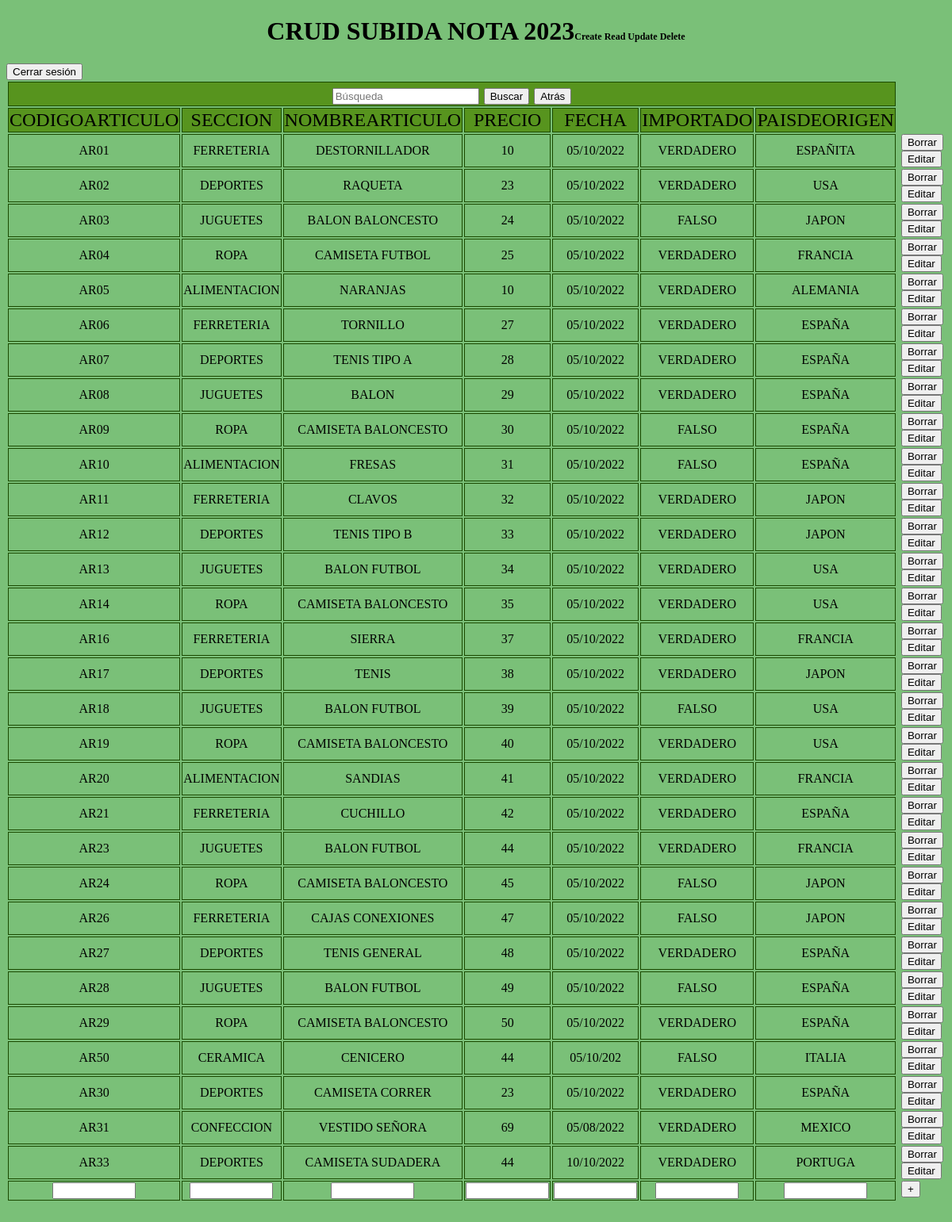
Page / (signed in) on the committed database.
### tables this page shows
CREATE TABLE `productos` (
  `CODIGOARTICULO` varchar(4) DEFAULT NULL,
  `SECCION` varchar(12) DEFAULT NULL,
  `NOMBREARTICULO` varchar(19) DEFAULT NULL,
  `PRECIO` int(2) DEFAULT NULL,
  `FECHA` varchar(10) DEFAULT NULL,
  `IMPORTADO` varchar(9) DEFAULT NULL,
  `PAISDEORIGEN` varchar(10) DEFAULT NULL,
  `FOTO` varchar(10) DEFAULT NULL
);

### index.php (the view, shortened to what this page needs)
<!doctype html>
<html lang="es_es">
<head>
  <link rel="stylesheet" type="text/css" href="hoja.css">
  <link rel="stylesheet" href="https://cdnjs.cloudflare.com/ajax/libs/font-awesome/4.7.0/css/font-awesome.min.css%22%3E">
</head>
<body>
  <?php
  include('conexion.php');
  $conexion = $base->query("SELECT * FROM productos");
  $registros = $conexion->fetchAll(PDO::FETCH_OBJ);
  if (isset($_POST["submit"]) && !empty($_POST["busqueda"])) {
    $codigoarticulo = "%" . $_POST["busqueda"] . "%";
    $seccion = "%" . $_POST["busqueda"] . "%";
    $nombrearticulo = "%" . $_POST["busqueda"] . "%";
    $precio = "%" . $_POST["busqueda"] . "%";
    $fecha = "%" . $_POST["busqueda"] . "%";
    $importado = "%" . $_POST["busqueda"] . "%";
    $paisdeorigen = "%" . $_POST["busqueda"] . "%";
    $conexion = $base->prepare("SELECT * FROM productos WHERE CODIGOARTICULO LIKE :codArt or SECCION LIKE :seccion or NOMBREARTICULO LIKE :nomArt or PRECIO LIKE :precio or FECHA LIKE :fecha or IMPORTADO LIKE :importado or PAISDEORIGEN LIKE :paisOri");
    $conexion->execute(array(":codArt" => $codigoarticulo, ":seccion" => $seccion, ":nomArt" => $nombrearticulo, ":precio" => $precio, ":fecha" => $fecha, ":importado" => $importado, ":paisOri" => $paisdeorigen));
    $registros = $conexion->fetchAll(PDO::FETCH_OBJ);
  } else {
    $conexion = $base->query("SELECT * FROM productos");
    $registros = $conexion->fetchAll(PDO::FETCH_OBJ);
  }
  ?>
  <h1>CRUD SUBIDA NOTA 2023<span class="subtitulo">Create Read Update Delete</span></h1>
  <a href="cerrar.php"><button>Cerrar sesión</button></a>
  <form action="<?php echo $_SERVER['PHP_SELF']; ?>" method="post">
    <table width="50%" border="0" align="center">
      <tr>
        <td colspan="7" class="primera_fila">
          <form action="<?php echo $_SERVER['PHP_SELF']; ?>" method="post">
            <input type="text" name="busqueda" placeholder="Búsqueda">
            <input type="submit" name="submit" value="Buscar">
            <a href="index.php"><button>Atrás</button></a>
          </form>
        </td>
      </tr>
      <tr>
        <td class="primera_fila">CODIGOARTICULO</td>
        <td class="primera_fila">SECCION</td>
        <td class="primera_fila">NOMBREARTICULO</td>
        <td class="primera_fila">PRECIO</td>
        <td class="primera_fila">FECHA</td>
        <td class="primera_fila">IMPORTADO</td>
        <td class="primera_fila">PAISDEORIGEN</td>
      </tr>
      <?php
      foreach ($registros as $articulo): ?>
      <tr>
        <td>
          <?php echo $articulo->CODIGOARTICULO ?>
        </td>
        <td>
          <?php echo $articulo->SECCION ?>
        </td>
        <td>
          <?php echo $articulo->NOMBREARTICULO ?>
        </td>
        <td>
          <?php echo $articulo->PRECIO ?>
        </td>
        <td>
          <?php echo $articulo->FECHA ?>
        </td>
        <td>
          <?php echo $articulo->IMPORTADO ?>
        </td>
        <td>
          <?php echo $articulo->PAISDEORIGEN ?>
        </td>
        <td class="bot"><a href="borrar.php?CODIGOARTICULO=<?php echo $articulo->CODIGOARTICULO ?>"><input type='button' name='del' id='del'
              value='Borrar'></a></td>
        <td class='bot'><a
            href="editar.php?CODIGOARTICULO=<?php echo $articulo->CODIGOARTICULO ?> & SECCION=<?php echo $articulo->SECCION ?> & NOMBREARTICULO=<?php echo $articulo->NOMBREARTICULO?> & PRECIO=<?php echo $articulo->PRECIO ?>& FECHA=<?php echo  $articulo->FECHA ?> & IMPORTADO=<?php echo $articulo->IMPORTADO ?> & PAISDEORIGEN=<?php echo $articulo->PAISDEORIGEN ?>"><input
              type='button' name='up' id='up' value='Editar'></a></td>
      </tr>
      <?php
      endforeach;
      ?>
      <tr>
        <td><input type='text' name='CODIGOARTICULO' size='10' class='centrado'></td>
        <td><input type='text' name='SECCION' size='10' class='centrado'></td>
        <td><input type='text' name='NOMBREARTICULO' size='10' class='centrado'></td>
        <td><input type='text' name='PRECIO' size='10' class='centrado'></td>
        <td><input type='text' name=' FECHA' size='10' class='centrado'></td>
        <td><input type='text' name=' IMPORTADO' size='10' class='centrado'></td>
        <td><input type='text' name=' PAISDEORIGEN' size='10' class='centrado'></td>
        <td class='bot'><input type='submit' name='cr' id='cr' value='+'></td>
      </tr>
    </table>
    <p>&nbsp;</p>
</body>
</html>

### hoja.css (style rules this page uses)
h1 { text-align:center; }
.subtitulo { font-size:12px; }
body { background-color:rgb(122, 192, 120); }
table td { text-align:center; border: 1px #1a4a00 solid; }
table .bot { padding:0 5px; display:inline; border:0; }
table .primera_fila { font-size:1.5em; background-color:rgb(87, 148, 30); }

### rows in the picture
productos: CODIGOARTICULO "AR01", SECCION "FERRETERIA", NOMBREARTICULO "DESTORNILLADOR", PRECIO "10", FECHA "05/10/2022", IMPORTADO "VERDADERO", PAISDEORIGEN "ESPAÑITA"
productos: CODIGOARTICULO "AR02", SECCION "DEPORTES", NOMBREARTICULO "RAQUETA", PRECIO "23", FECHA "05/10/2022", IMPORTADO "VERDADERO", PAISDEORIGEN "USA"
productos: CODIGOARTICULO "AR03", SECCION "JUGUETES", NOMBREARTICULO "BALON BALONCESTO", PRECIO "24", FECHA "05/10/2022", IMPORTADO "FALSO", PAISDEORIGEN "JAPON"
productos: CODIGOARTICULO "AR04", SECCION "ROPA", NOMBREARTICULO "CAMISETA FUTBOL", PRECIO "25", FECHA "05/10/2022", IMPORTADO "VERDADERO", PAISDEORIGEN "FRANCIA"
productos: CODIGOARTICULO "AR05", SECCION "ALIMENTACION", NOMBREARTICULO "NARANJAS", PRECIO "10", FECHA "05/10/2022", IMPORTADO "VERDADERO", PAISDEORIGEN "ALEMANIA"
productos: CODIGOARTICULO "AR06", SECCION "FERRETERIA", NOMBREARTICULO "TORNILLO", PRECIO "27", FECHA "05/10/2022", IMPORTADO "VERDADERO", PAISDEORIGEN "ESPAÑA"
productos: CODIGOARTICULO "AR07", SECCION "DEPORTES", NOMBREARTICULO "TENIS TIPO A", PRECIO "28", FECHA "05/10/2022", IMPORTADO "VERDADERO", PAISDEORIGEN "ESPAÑA"
productos: CODIGOARTICULO "AR08", SECCION "JUGUETES", NOMBREARTICULO "BALON", PRECIO "29", FECHA "05/10/2022", IMPORTADO "VERDADERO", PAISDEORIGEN "ESPAÑA"
productos: CODIGOARTICULO "AR09", SECCION "ROPA", NOMBREARTICULO "CAMISETA BALONCESTO", PRECIO "30", FECHA "05/10/2022", IMPORTADO "FALSO", PAISDEORIGEN "ESPAÑA"
productos: CODIGOARTICULO "AR10", SECCION "ALIMENTACION", NOMBREARTICULO "FRESAS", PRECIO "31", FECHA "05/10/2022", IMPORTADO "FALSO", PAISDEORIGEN "ESPAÑA"
productos: CODIGOARTICULO "AR11", SECCION "FERRETERIA", NOMBREARTICULO "CLAVOS", PRECIO "32", FECHA "05/10/2022", IMPORTADO "VERDADERO", PAISDEORIGEN "JAPON"
productos: CODIGOARTICULO "AR12", SECCION "DEPORTES", NOMBREARTICULO "TENIS TIPO B", PRECIO "33", FECHA "05/10/2022", IMPORTADO "VERDADERO", PAISDEORIGEN "JAPON"
productos: CODIGOARTICULO "AR13", SECCION "JUGUETES", NOMBREARTICULO "BALON FUTBOL", PRECIO "34", FECHA "05/10/2022", IMPORTADO "VERDADERO", PAISDEORIGEN "USA"
productos: CODIGOARTICULO "AR14", SECCION "ROPA", NOMBREARTICULO "CAMISETA BALONCESTO", PRECIO "35", FECHA "05/10/2022", IMPORTADO "VERDADERO", PAISDEORIGEN "USA"
productos: CODIGOARTICULO "AR16", SECCION "FERRETERIA", NOMBREARTICULO "SIERRA", PRECIO "37", FECHA "05/10/2022", IMPORTADO "VERDADERO", PAISDEORIGEN "FRANCIA"
productos: CODIGOARTICULO "AR17", SECCION "DEPORTES", NOMBREARTICULO "TENIS", PRECIO "38", FECHA "05/10/2022", IMPORTADO "VERDADERO", PAISDEORIGEN "JAPON"
productos: CODIGOARTICULO "AR18", SECCION "JUGUETES", NOMBREARTICULO "BALON FUTBOL", PRECIO "39", FECHA "05/10/2022", IMPORTADO "FALSO", PAISDEORIGEN "USA"
productos: CODIGOARTICULO "AR19", SECCION "ROPA", NOMBREARTICULO "CAMISETA BALONCESTO", PRECIO "40", FECHA "05/10/2022", IMPORTADO "VERDADERO", PAISDEORIGEN "USA"
productos: CODIGOARTICULO "AR20", SECCION "ALIMENTACION", NOMBREARTICULO "SANDIAS", PRECIO "41", FECHA "05/10/2022", IMPORTADO "VERDADERO", PAISDEORIGEN "FRANCIA"
productos: CODIGOARTICULO "AR21", SECCION "FERRETERIA", NOMBREARTICULO "CUCHILLO", PRECIO "42", FECHA "05/10/2022", IMPORTADO "VERDADERO", PAISDEORIGEN "ESPAÑA"
productos: CODIGOARTICULO "AR23", SECCION "JUGUETES", NOMBREARTICULO "BALON FUTBOL", PRECIO "44", FECHA "05/10/2022", IMPORTADO "VERDADERO", PAISDEORIGEN "FRANCIA"
productos: CODIGOARTICULO "AR24", SECCION "ROPA", NOMBREARTICULO "CAMISETA BALONCESTO", PRECIO "45", FECHA "05/10/2022", IMPORTADO "FALSO", PAISDEORIGEN "JAPON"
productos: CODIGOARTICULO "AR26", SECCION "FERRETERIA", NOMBREARTICULO "CAJAS CONEXIONES", PRECIO "47", FECHA "05/10/2022", IMPORTADO "FALSO", PAISDEORIGEN "JAPON"
productos: CODIGOARTICULO "AR27", SECCION "DEPORTES", NOMBREARTICULO "TENIS GENERAL", PRECIO "48", FECHA "05/10/2022", IMPORTADO "VERDADERO", PAISDEORIGEN "ESPAÑA"
productos: CODIGOARTICULO "AR28", SECCION "JUGUETES", NOMBREARTICULO "BALON FUTBOL", PRECIO "49", FECHA "05/10/2022", IMPORTADO "FALSO", PAISDEORIGEN "ESPAÑA"
productos: CODIGOARTICULO "AR29", SECCION "ROPA", NOMBREARTICULO "CAMISETA BALONCESTO", PRECIO "50", FECHA "05/10/2022", IMPORTADO "VERDADERO", PAISDEORIGEN "ESPAÑA"
productos: CODIGOARTICULO "AR50", SECCION "CERAMICA", NOMBREARTICULO "CENICERO", PRECIO "44", FECHA "05/10/202", IMPORTADO "FALSO", PAISDEORIGEN "ITALIA"
productos: CODIGOARTICULO "AR30", SECCION "DEPORTES", NOMBREARTICULO "CAMISETA CORRER", PRECIO "23", FECHA "05/10/2022", IMPORTADO "VERDADERO", PAISDEORIGEN "ESPAÑA"
productos: CODIGOARTICULO "AR31", SECCION "CONFECCION", NOMBREARTICULO "VESTIDO SEÑORA", PRECIO "69", FECHA "05/08/2022", IMPORTADO "VERDADERO", PAISDEORIGEN "MEXICO"
productos: CODIGOARTICULO "AR33", SECCION "DEPORTES", NOMBREARTICULO "CAMISETA SUDADERA", PRECIO "44", FECHA "10/10/2022", IMPORTADO "VERDADERO", PAISDEORIGEN "PORTUGA"
